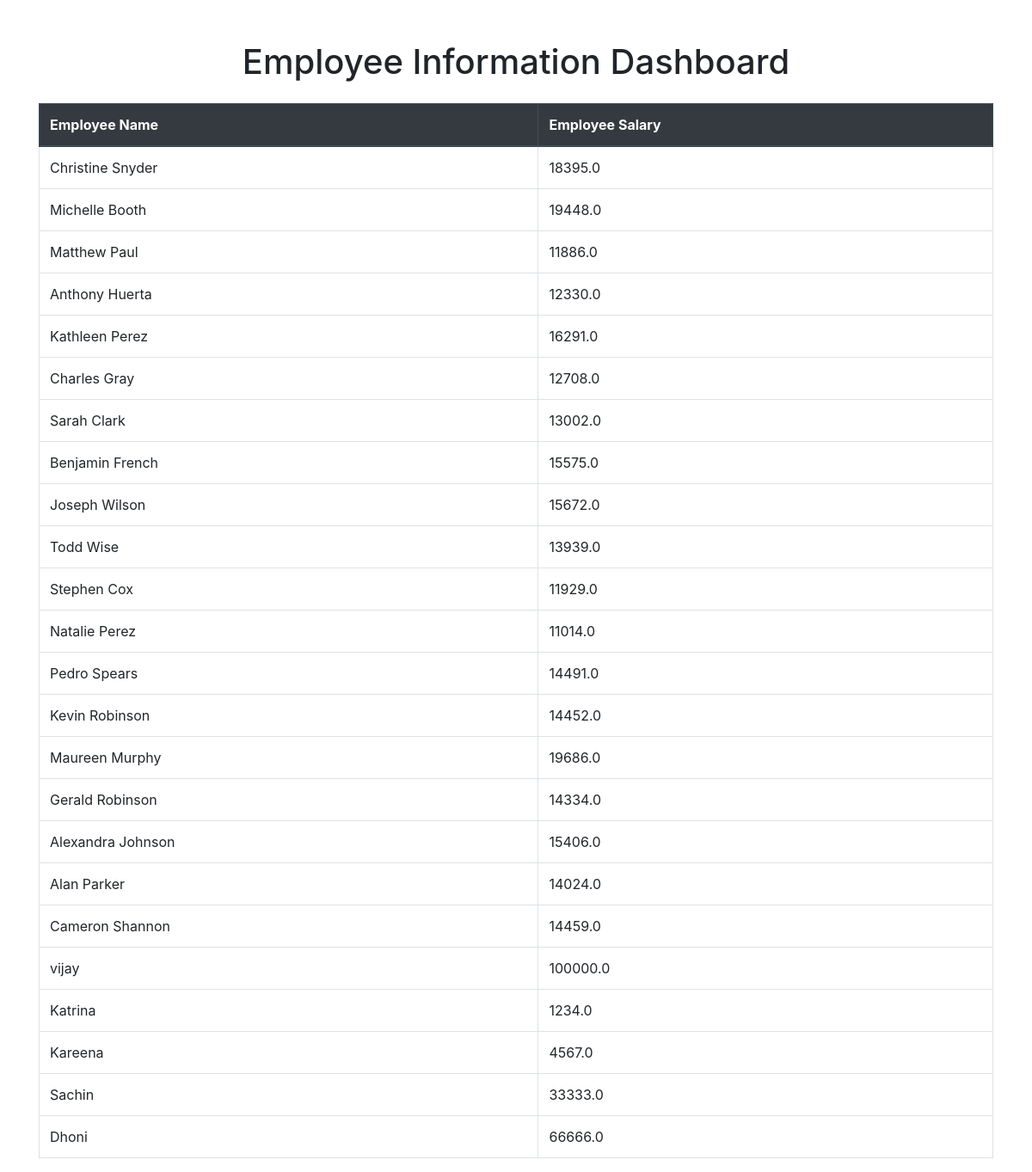
The page / on the database its author committed.
### testapp/models.py (models this page shows)
class Employee(models.Model):
    eno = models.IntegerField()
    ename = models.CharField(max_length=64)
    esal = models.FloatField()
    eaddr = models.CharField(max_length=64)

### testapp/views.py (the view)
# urls.py: path('', views.retrieve_view),
def retrieve_view(request):
    emp_list = Employee.objects.all()
    return render(request,'testapp/specificcolumns.html',{'emp_list':emp_list})

### templates/testapp/specificcolumns.html (shortened to what this page needs)
<!DOCTYPE html>
<html lang="en">
<head>
    <link href="https://stackpath.bootstrapcdn.com/bootstrap/4.5.2/css/bootstrap.min.css" rel="stylesheet">
</head>
<body>
    <div class="container mt-5">
        <h1 class="text-center">Employee Information Dashboard</h1>
        <table class="table table-bordered mt-4">
            <thead class="thead-dark">
                <tr>
                    <th>Employee Name</th>
                    <th>Employee Salary</th>
                </tr>
            </thead>
            <tbody>
                {% for emp in emp_list %}
                <tr>
                    <td>{{ emp.ename }}</td>
                    <td>{{ emp.esal }}</td>
                </tr>
                {% endfor %}
            </tbody>
        </table>
    </div>
</body>
</html>

### rows shown on the page
Employee: ename "Christine Snyder", esal "18395.0"
Employee: ename "Michelle Booth", esal "19448.0"
Employee: ename "Matthew Paul", esal "11886.0"
Employee: ename "Anthony Huerta", esal "12330.0"
Employee: ename "Kathleen Perez", esal "16291.0"
Employee: ename "Charles Gray", esal "12708.0"
Employee: ename "Sarah Clark", esal "13002.0"
Employee: ename "Benjamin French", esal "15575.0"
Employee: ename "Joseph Wilson", esal "15672.0"
Employee: ename "Todd Wise", esal "13939.0"
Employee: ename "Stephen Cox", esal "11929.0"
Employee: ename "Natalie Perez", esal "11014.0"
Employee: ename "Pedro Spears", esal "14491.0"
Employee: ename "Kevin Robinson", esal "14452.0"
Employee: ename "Maureen Murphy", esal "19686.0"
Employee: ename "Gerald Robinson", esal "14334.0"
Employee: ename "Alexandra Johnson", esal "15406.0"
Employee: ename "Alan Parker", esal "14024.0"
Employee: ename "Cameron Shannon", esal "14459.0"
Employee: ename "vijay", esal "100000.0"
Employee: ename "Katrina", esal "1234.0"
Employee: ename "Kareena", esal "4567.0"
Employee: ename "Sachin", esal "33333.0"
Employee: ename "Dhoni", esal "66666.0"
